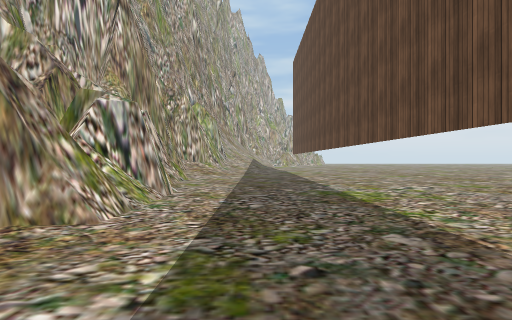
View 1 (above)

19 first-person views from a walk through a 3-D level made in the Unity game engine. The camera is 1.2 m above the floor, looks level and sees 75° across. The floor is counted in squares, 2 m on a side. Each view is taken from the middle of a square. On the plan, view 1 faces up. The plan holds only what a view shows up to about 10 squares ahead; the rest is blank. The place goes on beyond the plan. The player is left out. Some surface patterns are stand-ins.

View 2
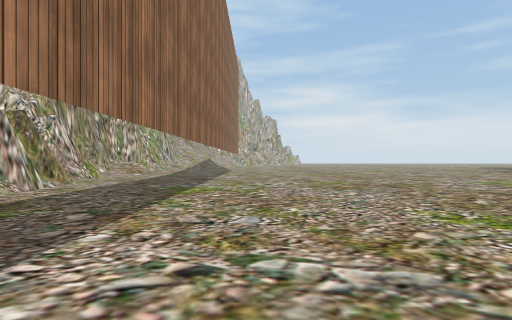

View 3
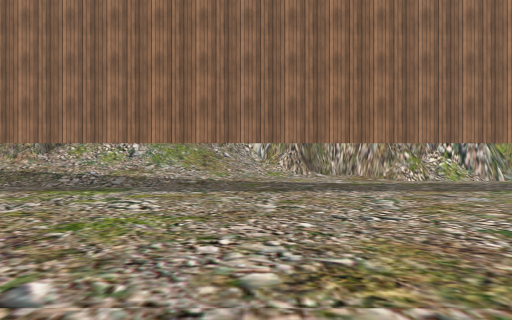

View 4
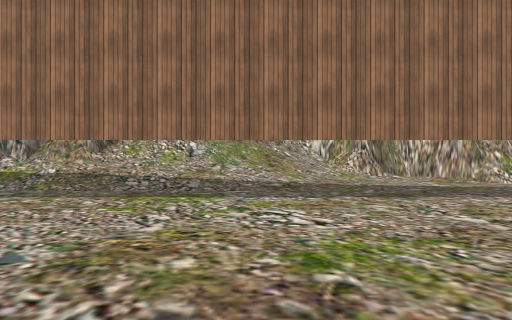

View 5
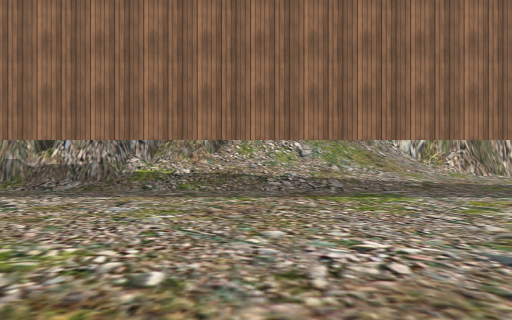

View 6
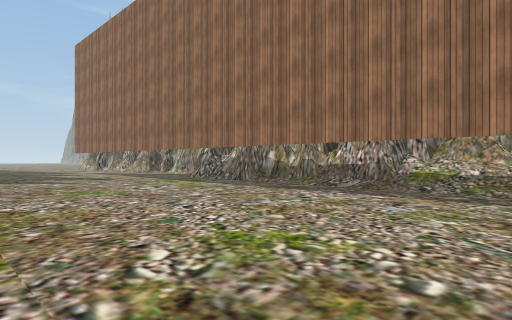

View 7
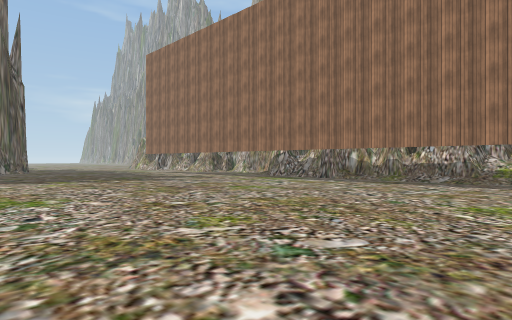

View 8
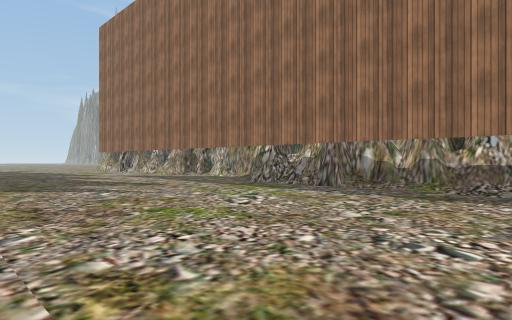

View 9
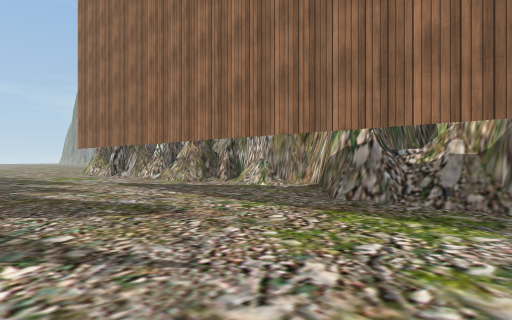

View 10
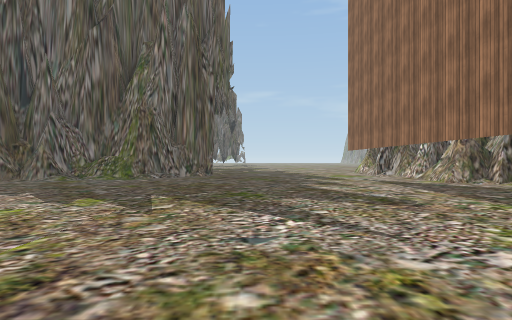

View 11
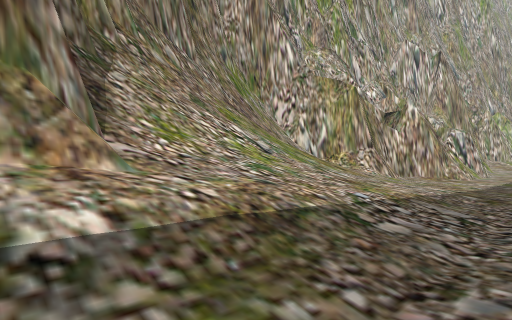

View 12
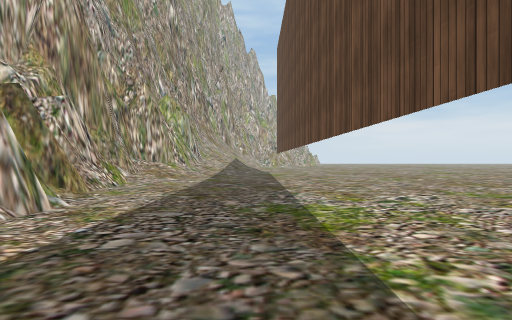

View 13
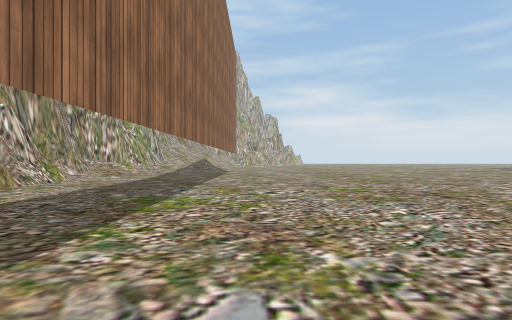

View 14
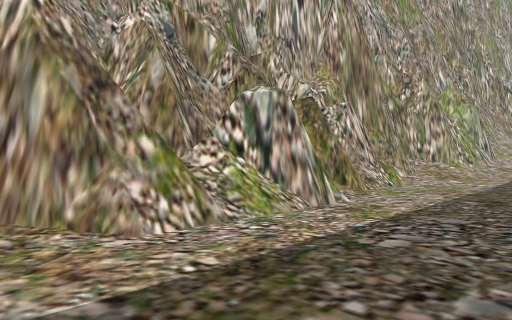

View 15
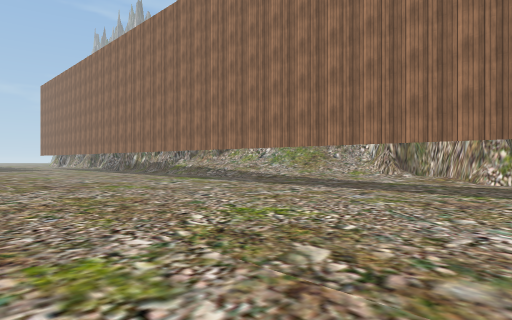

View 16
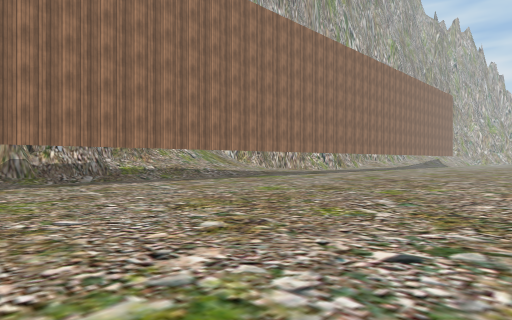

View 17
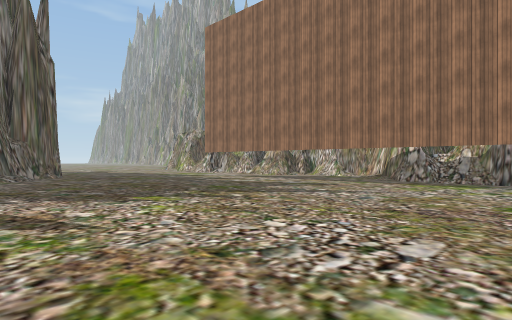

View 18
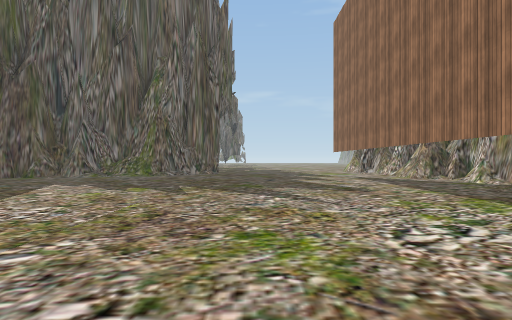

View 19
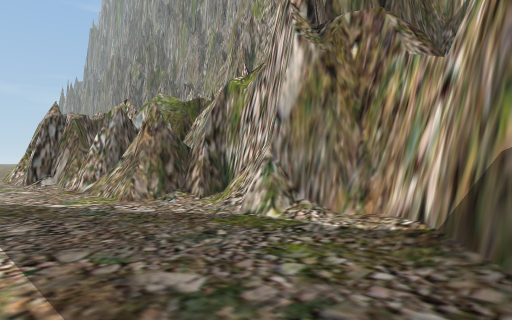

### Floor plan
Key: @ floor where view 1 was taken; # wall or solid block; . floor; / step, stairs or slope; = window, fence, low wall or low ledge.
Columns run from 5 left of view 1 to 12 right of it. Each row starts with its distance up from view 1.
 12   #/..........
 11   #/............
 10   ##............
  9   ##............
  8    #............
  7    #...........
  6    #..........
  5    #..........
  4   ##..........
  3   ##..........
  2   #...........
  1   #...........
  0 ###/.@.......
 -1 #////.........
 -2 #////.........
 -3 ##////.........
 -4 ##////.........
 -5  #////.........
 -6  ##///.........
 -7  ###//..........
 -8    ##/..........
 -9    ##/..........
-10     ##..........
-11     ##..........
-12      #..........
-13      #..........
-14      #..........
-15     ##..........
-16     ##..........
-17     #...........
-18    ##............
-19    ##.............
-20    #..............
-21    ##=...........
-22    ##...........##

Positions as (right, up) in squares from view 1, and headings:
1: (0, 0), facing up
2: (3, -1), facing up
3: (8, -1), facing left
4: (7, -3), facing left
5: (7, -6), facing left
6: (7, -6), facing down-left
7: (10, -7), facing down-left
8: (7, -9), facing down-left
9: (5, -13), facing down-left
10: (5, -12), facing down
11: (1, -8), facing up-left
12: (1, 2), facing up
13: (3, 1), facing up
14: (1, 2), facing up-left
15: (8, 5), facing down-left
16: (10, -13), facing up-left
17: (10, -12), facing down-left
18: (5, -10), facing down
19: (2, -16), facing down-left
